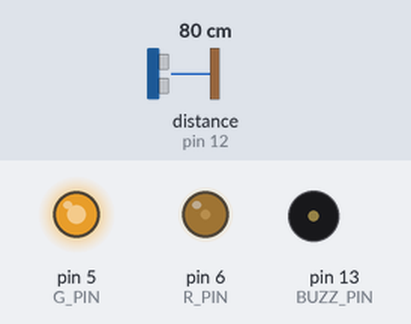
This sketch was run on a simulated Arduino Uno, built with avr-gcc and run on an emulated ATmega328P. On the bench: output pins drawn as LEDs (lit = HIGH), buzzer (waves = sounding, pin HIGH). The inputs (shaded band) are chosen by the test bench; at power-on: distance to the obstacle (sensor on pin 12) 80 cm. The echo pulse lasts 58.3 µs per cm.

Above: at 2.2 s.
2.3 s: distance to the obstacle (sensor on pin 12) set to 2 cm
At 2.39 s:
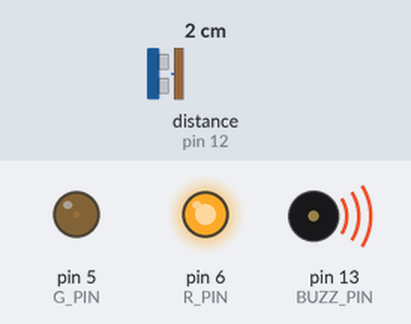
5.3 s: distance to the obstacle (sensor on pin 12) set to 35 cm
At 6.1 s:
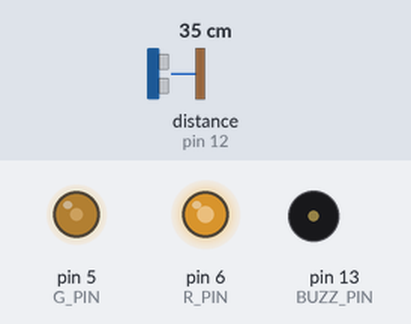
6.9 s: distance to the obstacle (sensor on pin 12) set to 250 cm
At 8.1 s:
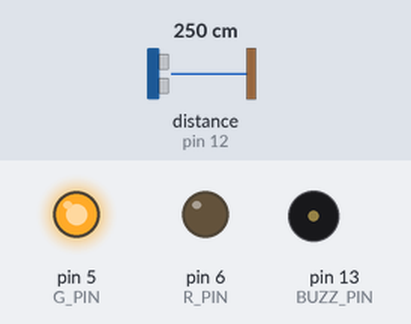
Timing chart, 0 to 9.9 s (numbered marks = the images above; inputs shaded):
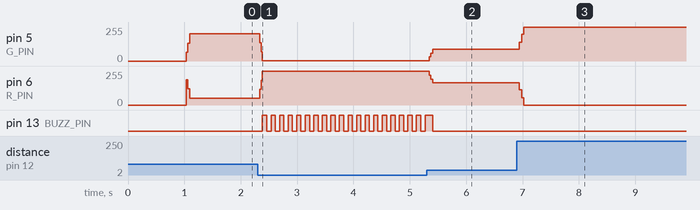

Measured:
- after the input at 2.3 s, pin 5 (G_PIN): 204/255 → 3/255 at once; pin 6 (R_PIN): 51/255 → 252/255 at once; pin 13 (BUZZ_PIN): alternates HIGH for 0.08 s and LOW for 0.08 s, starting after 0.09 s
- after the input at 5.3 s, pin 5 (G_PIN): 3/255 → 88/255 after 0.05 s; pin 6 (R_PIN): 252/255 → 167/255 after 0.05 s
- after the input at 6.9 s, pin 5 (G_PIN): 88/255 → 255/255 after 0.05 s; pin 6 (R_PIN): 167/255 → 0/255 after 0.05 s

The sketch:

Car_sensor_project_copy.ino
```cpp
//www.elegoo.com
//2016.12.08
#include <SR04.h>
#define R_PIN 6
#define G_PIN 5
#define BUZZ_PIN 13
#define TRIG_PIN 12
#define ECHO_PIN 11
  int d1=0;
  int d2=0;
  int d3=0;

SR04 sr04 = SR04(ECHO_PIN,TRIG_PIN);
long lastToggle = 0;
bool buzzerState = false;


void setup() {
  pinMode(R_PIN, OUTPUT);
  pinMode(BUZZ_PIN, OUTPUT);
  pinMode(G_PIN, OUTPUT);
   Serial.begin(9600);//Initialization of Serial Port
   delay(1000);
}

void loop() {

   int distance = sr04.Distance();
   distance = constrain(distance, 0, 100);

   d1=d2;
   d2=d3;
   d3=distance;
   int avgdistance = (d1+d2+d3)/3;
   int RedColor_distance = map(avgdistance, 100, 1, 0, 255);
   int GreenColor_distance = map(avgdistance, 100, 1, 255, 0);

   analogWrite(R_PIN, RedColor_distance);
   analogWrite(G_PIN, GreenColor_distance);

    int interval=0;
  if(avgdistance <= 100 && avgdistance > 25 ){
    interval = 100000;
    digitalWrite(BUZZ_PIN, LOW);
     return;
  }else{
    if(avgdistance <= 24 && avgdistance > 12 ){
    interval = 200;
   }else if(avgdistance <= 11 && avgdistance > 8 ){
    interval = 120;
   }else if(avgdistance <= 7 && avgdistance > 4 ){
    interval = 90;
   } else{
    interval = 40;
   }
   if( millis() - lastToggle >= interval) {
    lastToggle = millis();
    buzzerState = !buzzerState;
    digitalWrite(BUZZ_PIN, buzzerState);
    delay(50);

   }}}
```
